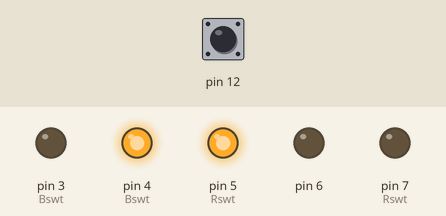
A sketch run on a simulated Arduino Uno, built with avr-gcc and run on an emulated ATmega328P. Shown: output pins drawn as LEDs (lit = HIGH). The test bench sets the inputs (shaded band); at power-on: pin 12 HIGH.

Above: at 1.2 s.
1.3 s: pin 12 pulled LOW for 0.15 s
At 2.7 s:
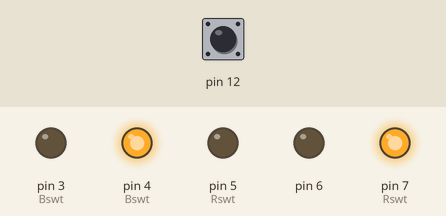
At 3.2 s:
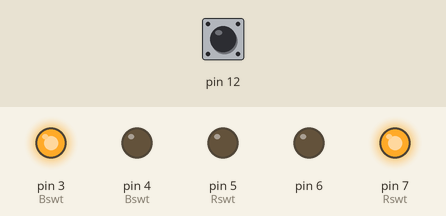
7.4 s: pin 12 pulled LOW for 3.2 s
At 9.7 s:
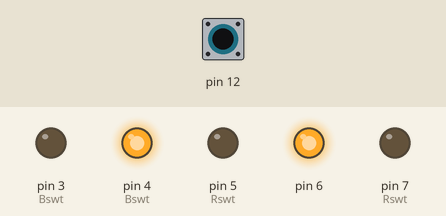
Timing chart, 0 to 17.8 s (numbered marks = the images above; inputs shaded):
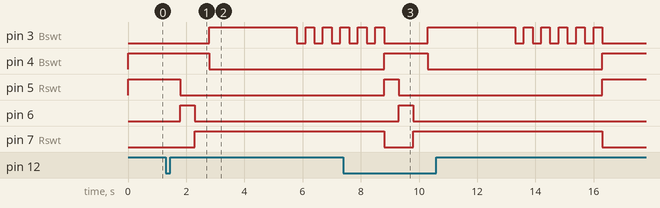

Measured:
- after the input at 1.3 s, pin 3 (Bswt): LOW → HIGH after 1.5 s, then repeats every 0.60 s: LOW 0.30 s, HIGH 0.30 s; pin 4 (Bswt): HIGH → LOW after 1.5 s; pin 5 (Rswt): HIGH → LOW after 0.50 s; pin 6: LOW → HIGH after 0.50 s, → LOW 0.50 s later; pin 7 (Rswt): LOW → HIGH after 1.0 s
- after the input at 7.4 s, pin 6: LOW → HIGH after 1.9 s, → LOW 0.50 s later

The sketch:

_______.ino
```cpp
  // 자동차 신호등 및 보행자 신호등 변수
  int Rswt = 5;
  int Bswt=4;

void setup() {
  // put your setup code here, to run once:
  // 신호등 활성화
  for(int i = 7; i > 2; i--)
  {
    pinMode(i,1);
  }

  // 스위치 활성화
  pinMode(12,INPUT_PULLUP);

  // 스위치 시리얼 확인
  // Serial.begin(9600);
}

void loop() {
  // put your main code here, to run repeatedly:

  /* 스위치 확인
  Serial.println(sw);
  */

  // 스위치 값 변수로 받기
  int sw = digitalRead(12);

  // 자동차가 초록불이면 보행자는 빨간불
  digitalWrite(Rswt,HIGH);
  digitalWrite(Bswt,HIGH);
  if(sw == 0) // 스위치가 활성화 되면
  {
    for(int i = Rswt; i<8;i++) // 자동차 초록불 -> 빨간불
    {
      digitalWrite(i,HIGH);
      delay(500);
      digitalWrite(i,LOW);
    }
    digitalWrite(Bswt,LOW); // 보행자 초록불끄기
    Rswt = 7;
    Bswt = 3;
    digitalWrite(Rswt,HIGH);
    digitalWrite(Bswt,HIGH);
    delay(3000); // 3초 딜레이
    for(int i=0;i<5;i++) // 보행자 초록불 깜빡거리기
    {
      digitalWrite(Bswt,LOW);
      delay(300);
      digitalWrite(Bswt,HIGH);
      delay(300);
    }
    digitalWrite(Rswt,LOW);
    digitalWrite(Bswt,LOW);
    Rswt=5;
    Bswt=4;
  }

}
```
